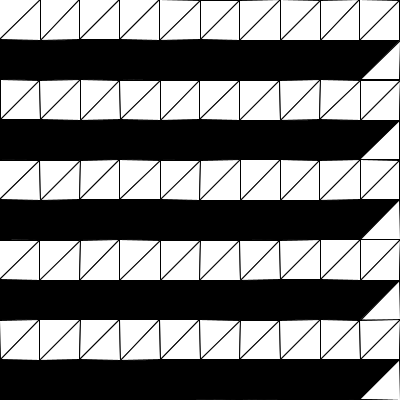
Frame 1 (no input)
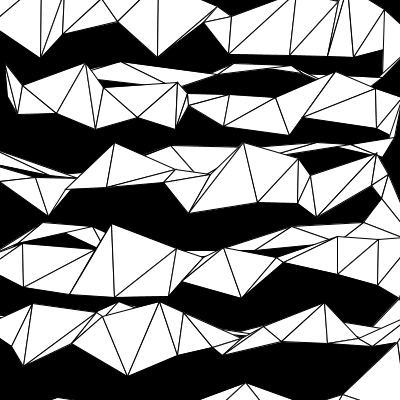
Frame 60 (the mouse pressed at the canvas centre just before this capture)
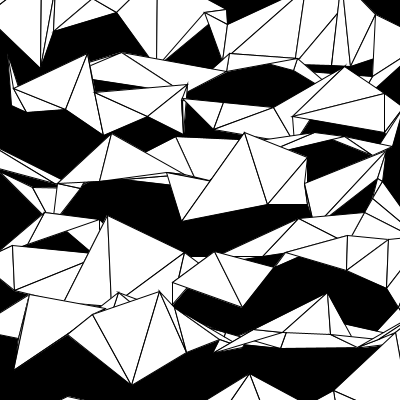
Frame 120 (the mouse held since frame 60 and released just before this capture)

The Processing sketch that drew these frames (run headless with seeded random() and noise(); from frame 60 on, the mouse is pressed at the canvas centre):

// Processing sketch: MovingTriangles
// ── MovingTriangles.pde
ArrayList<Vertes> vertexList = new ArrayList<Vertes>(); 
int CANT=10;

void setup(){
  size(400,400);
  for(int i=0;i<height;i+=height*2/CANT) {
    for(int e=0;e<=width;e+=width/CANT) {
      vertexList.add(new Vertes(e,i));
      vertexList.add(new Vertes(e,i+width/CANT));
    }
    for(int e=width;e>=0;e-=width/CANT) {
      vertexList.add(new Vertes(e,i+width*2/CANT));
    }
  } 
}

void draw(){
  background(0 );
  for(Vertes v:vertexList){
    v.update();
  } 
  beginShape(TRIANGLE_STRIP); 
  for(Vertes v:vertexList){
    vertex(v.pos.x, v.pos.y);
  }
  endShape();  
}

class Vertes{
  PVector center;
  PVector pos;
  PVector destiny;
  
  Vertes(float e,float i){
    center = new PVector(e,i);
    pos = new PVector(e,i);
    reset();
  }
  
  
  void update(){
    PVector dir = PVector.sub(destiny,pos);
    dir.mult(0.01);
    pos.add(dir);
    
  }
  
  void reset(){
    PVector tmpVec = PVector.random2D();
    tmpVec.mult(width/CANT);
    destiny = PVector.add(center, tmpVec);
  }
}
